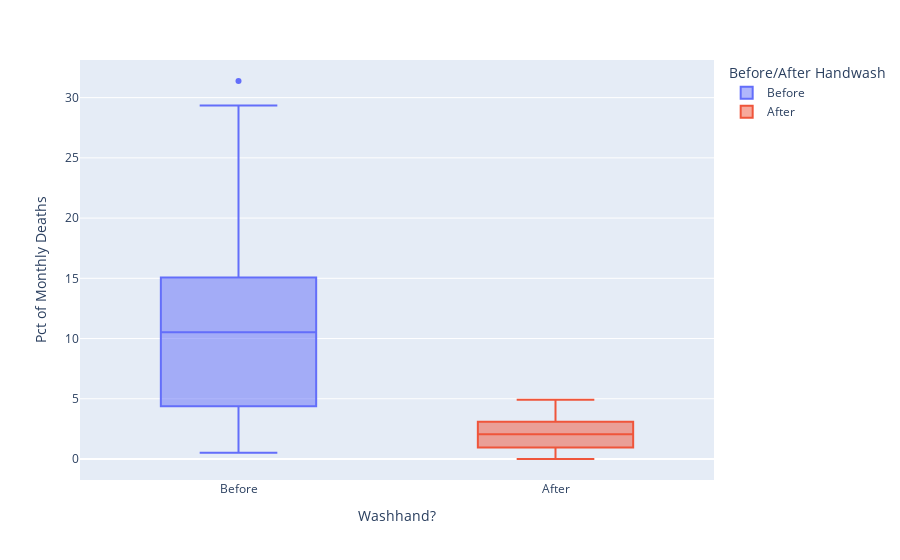

The notebook cell this image was saved under:
### Code cell
box = px.box(data_frame=df_monthly,
             x='Before/After Handwash',
             y='pct_deaths',
             color='Before/After Handwash')

box.update_layout(xaxis_title='Washhand?',
                  yaxis_title='Pct of Monthly Deaths')

box.show()

### Figure 1 — Plotly figure (JSON) as saved in the notebook; plotly's stock layout.template omitted (floating-point values rounded to 4 significant figures)
{"data": [{"alignmentgroup": "True", "hovertemplate": "Before/After Handwash=%{x}<br>pct_deaths=%{y}<extra></extra>", "legendgroup": "Before", "marker": {"color": "#636efa"}, "name": "Before", "notched": false, "offsetgroup": "Before", "orientation": "v", "showlegend": true, "type": "box", "x": ["Before", "Before", "Before", "Before", "Before", "Before", "Before", "Before", "Before", "Before", "Before", "Before", "Before", "Before", "Before", "Before", "Before", "Before", "Before", "Before", "Before", "Before", "Before", "Before", "Before", "Before", "Before", "Before", "Before", "Before", "Before", "Before", "Before", "Before", "Before", "Before", "Before", "Before", "Before", "Before", "Before", "Before", "Before", "Before", "Before", "Before", "Before", "Before", "Before", "Before", "Before", "Before", "Before", "Before", "Before", "Before", "Before", "Before", "Before", "Before", "Before", "Before", "Before", "Before", "Before", "Before", "Before", "Before", "Before", "Before", "Before", "Before", "Before", "Before", "Before", "Before"], "x0": " ", "xaxis": "x", "y": [14.57, 7.531, 4.332, 1.569, 0.7843, 5, 8.421, 1.351, 1.878, 11.02, 22.55, 20.85, 12.22, 10.23, 10.74, 3.226, 6.593, 20.78, 25.46, 18.39, 29.34, 22.97, 31.38, 19.12, 15.97, 12.41, 11.93, 6.098, 4.082, 0.5236, 1.554, 2.262, 17.6, 7.143, 8.051, 15.16, 11.28, 17.03, 17.31, 5.833, 2.679, 4.369, 6.32, 1.224, 3.226, 11.02, 10.55, 7.591, 4.745, 4.452, 4.231, 4.392, 7.143, 6.122, 3.586, 10.55, 14.84, 10.94, 10.49, 13.39, 18.09, 15.43, 18.97, 13.44, 10.15, 13.1, 18.06, 14.39, 14.96, 10.77, 5.369, 3.215, 1.923, 3.607, 18.27, 12.24], "y0": " ", "yaxis": "y"}, {"alignmentgroup": "True", "hovertemplate": "Before/After Handwash=%{x}<br>pct_deaths=%{y}<extra></extra>", "legendgroup": "After", "marker": {"color": "#EF553B"}, "name": "After", "notched": false, "offsetgroup": "After", "orientation": "v", "showlegend": true, "type": "box", "x": ["After", "After", "After", "After", "After", "After", "After", "After", "After", "After", "After", "After", "After", "After", "After", "After", "After", "After", "After", "After", "After", "After"], "x0": " ", "xaxis": "x", "y": [2.239, 1.2, 1.894, 4.58, 3.957, 4.472, 2.93, 3.534, 0.6873, 0, 0.6557, 0.9585, 1.136, 0.3717, 0, 0.9615, 2.341, 2.903, 1.34, 2.233, 3.085, 4.926], "y0": " ", "yaxis": "y"}], "layout": {"boxmode": "overlay", "legend": {"title": {"text": "Before/After Handwash"}, "tracegroupgap": 0}, "margin": {"t": 60}, "xaxis": {"anchor": "y", "categoryarray": ["Before", "After"], "categoryorder": "array", "domain": [0, 1], "title": {"text": "Washhand?"}}, "yaxis": {"anchor": "x", "domain": [0, 1], "title": {"text": "Pct of Monthly Deaths"}}}}
